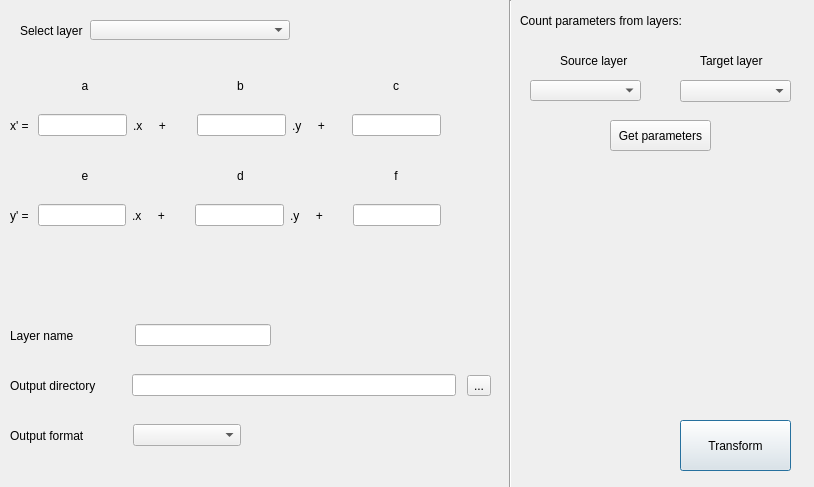
<?xml version="1.0" encoding="UTF-8"?>
<ui version="4.0">
 <class>AffineDialogBase</class>
 <widget class="QDialog" name="AffineDialogBase">
  <property name="geometry">
   <rect>
    <x>0</x>
    <y>0</y>
    <width>814</width>
    <height>487</height>
   </rect>
  </property>
  <property name="windowTitle">
   <string>Affine transformer</string>
  </property>
  <widget class="QWidget" name="horizontalLayoutWidget">
   <property name="geometry">
    <rect>
     <x>10</x>
     <y>110</y>
     <width>431</width>
     <height>31</height>
    </rect>
   </property>
   <layout class="QHBoxLayout" name="horizontalLayout">
    <item>
     <widget class="QLabel" name="xc1">
      <property name="text">
       <string>x' = </string>
      </property>
     </widget>
    </item>
    <item>
     <widget class="QLineEdit" name="a_Ledit"/>
    </item>
    <item>
     <widget class="QLabel" name="x11">
      <property name="text">
       <string>.x     + </string>
      </property>
     </widget>
    </item>
    <item>
     <spacer name="horizontalSpacer_5">
      <property name="orientation">
       <enum>Qt::Horizontal</enum>
      </property>
      <property name="sizeHint" stdset="0">
       <size>
        <width>40</width>
        <height>20</height>
       </size>
      </property>
     </spacer>
    </item>
    <item>
     <widget class="QLineEdit" name="b_Ledit"/>
    </item>
    <item>
     <widget class="QLabel" name="y11">
      <property name="text">
       <string>.y     +</string>
      </property>
     </widget>
    </item>
    <item>
     <spacer name="horizontalSpacer_6">
      <property name="orientation">
       <enum>Qt::Horizontal</enum>
      </property>
      <property name="sizeHint" stdset="0">
       <size>
        <width>40</width>
        <height>20</height>
       </size>
      </property>
     </spacer>
    </item>
    <item>
     <widget class="QLineEdit" name="c_Ledit"/>
    </item>
   </layout>
  </widget>
  <widget class="QWidget" name="horizontalLayoutWidget_2">
   <property name="geometry">
    <rect>
     <x>10</x>
     <y>70</y>
     <width>461</width>
     <height>31</height>
    </rect>
   </property>
   <layout class="QHBoxLayout" name="horizontalLayout_2">
    <item>
     <widget class="QLabel" name="a1">
      <property name="text">
       <string>a</string>
      </property>
      <property name="alignment">
       <set>Qt::AlignCenter</set>
      </property>
     </widget>
    </item>
    <item>
     <widget class="QLabel" name="b1">
      <property name="text">
       <string>b</string>
      </property>
      <property name="alignment">
       <set>Qt::AlignCenter</set>
      </property>
     </widget>
    </item>
    <item>
     <widget class="QLabel" name="c1">
      <property name="text">
       <string>c</string>
      </property>
      <property name="alignment">
       <set>Qt::AlignCenter</set>
      </property>
     </widget>
    </item>
   </layout>
  </widget>
  <widget class="QWidget" name="horizontalLayoutWidget_3">
   <property name="geometry">
    <rect>
     <x>10</x>
     <y>200</y>
     <width>431</width>
     <height>31</height>
    </rect>
   </property>
   <layout class="QHBoxLayout" name="horizontalLayout_3">
    <item>
     <widget class="QLabel" name="yc1">
      <property name="text">
       <string>y' = </string>
      </property>
     </widget>
    </item>
    <item>
     <widget class="QLineEdit" name="d_Ledit"/>
    </item>
    <item>
     <widget class="QLabel" name="x12">
      <property name="text">
       <string>.x     + </string>
      </property>
     </widget>
    </item>
    <item>
     <spacer name="horizontalSpacer_7">
      <property name="orientation">
       <enum>Qt::Horizontal</enum>
      </property>
      <property name="sizeHint" stdset="0">
       <size>
        <width>40</width>
        <height>20</height>
       </size>
      </property>
     </spacer>
    </item>
    <item>
     <widget class="QLineEdit" name="e_Ledit"/>
    </item>
    <item>
     <widget class="QLabel" name="y12">
      <property name="text">
       <string>.y     + </string>
      </property>
     </widget>
    </item>
    <item>
     <spacer name="horizontalSpacer_8">
      <property name="orientation">
       <enum>Qt::Horizontal</enum>
      </property>
      <property name="sizeHint" stdset="0">
       <size>
        <width>40</width>
        <height>20</height>
       </size>
      </property>
     </spacer>
    </item>
    <item>
     <widget class="QLineEdit" name="f_Ledit"/>
    </item>
   </layout>
  </widget>
  <widget class="QWidget" name="horizontalLayoutWidget_4">
   <property name="geometry">
    <rect>
     <x>10</x>
     <y>160</y>
     <width>461</width>
     <height>31</height>
    </rect>
   </property>
   <layout class="QHBoxLayout" name="horizontalLayout_4">
    <item>
     <widget class="QLabel" name="e1">
      <property name="text">
       <string>e</string>
      </property>
      <property name="alignment">
       <set>Qt::AlignCenter</set>
      </property>
     </widget>
    </item>
    <item>
     <widget class="QLabel" name="d1">
      <property name="text">
       <string>d</string>
      </property>
      <property name="alignment">
       <set>Qt::AlignCenter</set>
      </property>
      <property name="wordWrap">
       <bool>false</bool>
      </property>
     </widget>
    </item>
    <item>
     <widget class="QLabel" name="f1">
      <property name="text">
       <string>f</string>
      </property>
      <property name="alignment">
       <set>Qt::AlignCenter</set>
      </property>
     </widget>
    </item>
   </layout>
  </widget>
  <widget class="QComboBox" name="Slayer_Cbox">
   <property name="geometry">
    <rect>
     <x>90</x>
     <y>20</y>
     <width>200</width>
     <height>20</height>
    </rect>
   </property>
  </widget>
  <widget class="QLabel" name="Slayer1">
   <property name="geometry">
    <rect>
     <x>20</x>
     <y>20</y>
     <width>81</width>
     <height>21</height>
    </rect>
   </property>
   <property name="text">
    <string>Select layer</string>
   </property>
  </widget>
  <widget class="QPushButton" name="Transform1_Push">
   <property name="geometry">
    <rect>
     <x>680</x>
     <y>420</y>
     <width>111</width>
     <height>51</height>
    </rect>
   </property>
   <property name="text">
    <string>Transform</string>
   </property>
  </widget>
  <widget class="QWidget" name="horizontalLayoutWidget_5">
   <property name="geometry">
    <rect>
     <x>10</x>
     <y>370</y>
     <width>481</width>
     <height>31</height>
    </rect>
   </property>
   <layout class="QHBoxLayout" name="horizontalLayout_5">
    <item>
     <widget class="QLabel" name="out_Label">
      <property name="text">
       <string>Output directory</string>
      </property>
     </widget>
    </item>
    <item>
     <spacer name="horizontalSpacer">
      <property name="orientation">
       <enum>Qt::Horizontal</enum>
      </property>
      <property name="sizeType">
       <enum>QSizePolicy::Fixed</enum>
      </property>
      <property name="sizeHint" stdset="0">
       <size>
        <width>30</width>
        <height>20</height>
       </size>
      </property>
     </spacer>
    </item>
    <item>
     <widget class="QLineEdit" name="out_Ledit"/>
    </item>
    <item>
     <spacer name="horizontalSpacer_2">
      <property name="orientation">
       <enum>Qt::Horizontal</enum>
      </property>
      <property name="sizeType">
       <enum>QSizePolicy::Fixed</enum>
      </property>
      <property name="sizeHint" stdset="0">
       <size>
        <width>5</width>
        <height>20</height>
       </size>
      </property>
     </spacer>
    </item>
    <item>
     <widget class="QToolButton" name="out_TButton">
      <property name="text">
       <string>...</string>
      </property>
     </widget>
    </item>
   </layout>
  </widget>
  <widget class="QWidget" name="horizontalLayoutWidget_6">
   <property name="geometry">
    <rect>
     <x>10</x>
     <y>320</y>
     <width>261</width>
     <height>31</height>
    </rect>
   </property>
   <layout class="QHBoxLayout" name="horizontalLayout_6">
    <item>
     <widget class="QLabel" name="Name_label">
      <property name="text">
       <string>Layer name</string>
      </property>
     </widget>
    </item>
    <item>
     <spacer name="horizontalSpacer_3">
      <property name="orientation">
       <enum>Qt::Horizontal</enum>
      </property>
      <property name="sizeType">
       <enum>QSizePolicy::Fixed</enum>
      </property>
      <property name="sizeHint" stdset="0">
       <size>
        <width>55</width>
        <height>20</height>
       </size>
      </property>
     </spacer>
    </item>
    <item>
     <widget class="QLineEdit" name="Name_Ledit"/>
    </item>
   </layout>
  </widget>
  <widget class="QWidget" name="horizontalLayoutWidget_7">
   <property name="geometry">
    <rect>
     <x>10</x>
     <y>420</y>
     <width>231</width>
     <height>31</height>
    </rect>
   </property>
   <layout class="QHBoxLayout" name="horizontalLayout_7">
    <item>
     <widget class="QLabel" name="format_Label">
      <property name="sizePolicy">
       <sizepolicy hsizetype="Fixed" vsizetype="Preferred">
        <horstretch>0</horstretch>
        <verstretch>0</verstretch>
       </sizepolicy>
      </property>
      <property name="text">
       <string>Output format</string>
      </property>
     </widget>
    </item>
    <item>
     <spacer name="horizontalSpacer_4">
      <property name="orientation">
       <enum>Qt::Horizontal</enum>
      </property>
      <property name="sizeType">
       <enum>QSizePolicy::Fixed</enum>
      </property>
      <property name="sizeHint" stdset="0">
       <size>
        <width>42</width>
        <height>20</height>
       </size>
      </property>
     </spacer>
    </item>
    <item>
     <widget class="QComboBox" name="format_Cbox">
      <property name="enabled">
       <bool>true</bool>
      </property>
     </widget>
    </item>
   </layout>
  </widget>
  <widget class="Line" name="line">
   <property name="geometry">
    <rect>
     <x>500</x>
     <y>0</y>
     <width>20</width>
     <height>491</height>
    </rect>
   </property>
   <property name="orientation">
    <enum>Qt::Vertical</enum>
   </property>
  </widget>
  <widget class="QLabel" name="label">
   <property name="geometry">
    <rect>
     <x>520</x>
     <y>10</y>
     <width>171</width>
     <height>21</height>
    </rect>
   </property>
   <property name="text">
    <string>Count parameters from layers:</string>
   </property>
  </widget>
  <widget class="QLabel" name="label_2">
   <property name="geometry">
    <rect>
     <x>560</x>
     <y>50</y>
     <width>71</width>
     <height>21</height>
    </rect>
   </property>
   <property name="text">
    <string>Source layer</string>
   </property>
  </widget>
  <widget class="QLabel" name="label_3">
   <property name="geometry">
    <rect>
     <x>700</x>
     <y>50</y>
     <width>71</width>
     <height>21</height>
    </rect>
   </property>
   <property name="text">
    <string>Target layer</string>
   </property>
  </widget>
  <widget class="QComboBox" name="Source_Cbox">
   <property name="geometry">
    <rect>
     <x>530</x>
     <y>80</y>
     <width>111</width>
     <height>21</height>
    </rect>
   </property>
  </widget>
  <widget class="QComboBox" name="Target_Cbox">
   <property name="geometry">
    <rect>
     <x>680</x>
     <y>80</y>
     <width>111</width>
     <height>22</height>
    </rect>
   </property>
  </widget>
  <widget class="QPushButton" name="GetP_Count">
   <property name="geometry">
    <rect>
     <x>610</x>
     <y>120</y>
     <width>101</width>
     <height>31</height>
    </rect>
   </property>
   <property name="text">
    <string>Get parameters</string>
   </property>
  </widget>
 </widget>
 <resources/>
 <connections/>
</ui>
